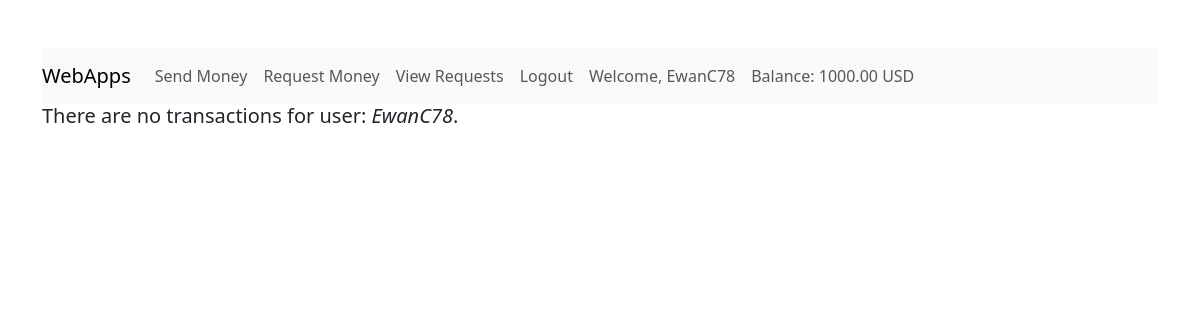
The app's page / (signed in), older data.
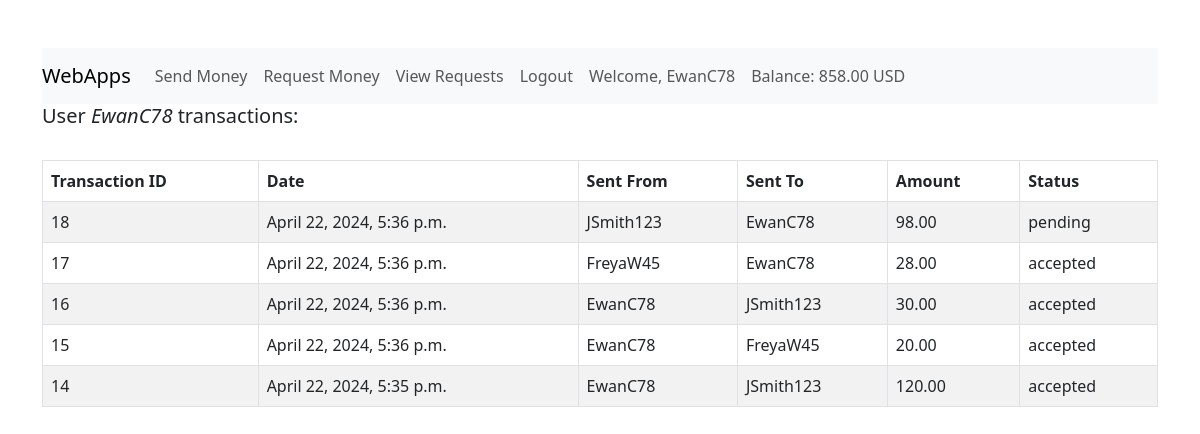
The same page, newer data.
### register/models.py (models this page shows, shortened)
class Accounts(models.Model):
    CURRENCY_CHOICES = (
        ('usd', 'USD'),
        ('gbp', 'GBP'),
        ('eur', 'EUR'),
    )
    username = models.ForeignKey(User, on_delete=models.CASCADE)
    amount = models.DecimalField(max_digits=10, decimal_places=2, default=1000)
    currency = models.CharField(max_length=3, choices=CURRENCY_CHOICES, null=False)

### payapp/models.py (models this page shows, shortened)
class Transactions(models.Model):
    STATE_CHOICES = (
        ('pending', 'Pending'),
        ('accepted', 'Accepted'),
        ('rejected', 'Rejected'),
    )
    user_sending = models.ForeignKey(User, related_name='sent_transactions', on_delete=models.CASCADE)
    user_receiving = models.ForeignKey(User, related_name='received_transactions', on_delete=models.CASCADE)
    state = models.CharField(max_length=10, choices=STATE_CHOICES, default="pending", null=False)
    transaction_date = models.DateTimeField(auto_now_add=True)
    amount = models.DecimalField(max_digits=10, decimal_places=2, null=False)

### register/views.py (the view)
# urls.py: path('', views.home, name="home"),
def home(request):
    if request.user.is_authenticated:
        transaction_list = Transactions.objects.select_related().filter(
            Q(user_sending_id=request.user) | Q(user_receiving_id=request.user)
        ).order_by('-transaction_date')
    else:
        transaction_list = []
    return render(request, "register/home.html", {"transaction_list": transaction_list})

### register/context_processors.py (called while the page is built)
def user_account(request):
    if request.user.is_authenticated:
        user_account1 = Accounts.objects.get(username=request.user)
        return {'user_account': user_account1}
    return {}

### templates/register/home.html (shortened to what this page needs)
{% extends 'baseweb.html' %}
{% block content %}
    {% if user.is_authenticated %}
        {% if transaction_list|length > 0 %}
            <h5>User <em>{{user.username}}</em> transactions:</h5>
            <br>
            <table class="table table-striped table-bordered">
                <thead>
                <tr>
                    <th>Transaction ID</th>
                    <th>Date</th>
                    <th>Sent From</th>
                    <th>Sent To</th>
                    <th>Amount</th>
                    <th>Status</th>
                </tr>
                </thead>
                <tbody>
                {% for cmnt in transaction_list %}
                    <tr>
                        <td>{{ cmnt.id }}</td>
                        <td>{{ cmnt.transaction_date }}</td>
                        <td>{{ cmnt.user_sending.username }}</td>
                        <td>{{ cmnt.user_receiving.username }}</td>
                        <td>{{ cmnt.amount }}</td>
                        <td>{{ cmnt.state }}</td>
                    </tr>
                {% endfor %}
                </tbody>
            </table>
        {% else %}
            <h5>There are no transactions for user: <em>{{user.username}}</em>.</h5>
        {% endif %}
    {% else %}
        <h5>PayApp Homepage.</h5>
    {% endif %}
{% endblock %}

### templates/baseweb.html (shortened to what this page needs)
<!DOCTYPE html>
<html lang="en">
{% load crispy_forms_tags %}
<head>
    <link href="https://cdn.jsdelivr.net/npm/bootstrap@5.3.0-alpha1/dist/css/bootstrap.min.css" rel="stylesheet">
</head>
<body>
<div class="container py-5">
    {% block nav %}{% include 'register/navbar.html' %}{% endblock nav %}
    {% block content %} {% endblock %}
</div>
</body>
</html>

### templates/register/navbar.html (shortened to what this page needs)
<nav class="navbar navbar-expand-lg navbar-light bg-light">
    <a class="navbar-brand" href="{% url 'home' %}">WebApps</a>
    <div class="collapse navbar-collapse" id="navbarText">
        <ul class="navbar-nav mr-auto">
            {% if user.is_authenticated %}
                <li class="nav-item">
                    <a class="nav-link" href="{% url 'send' %}">Send Money</a>
                </li>
                <li class="nav-item">
                    <a class="nav-link" href="{% url 'request' %}">Request Money</a>
                </li>
                <li class="nav-item">
                    <a class="nav-link" href="{% url 'pending' %}">View Requests</a>
                </li>
                <li class="nav-item">
                    <a class="nav-link" href={% url 'logout' %}>Logout</a>
                </li>
                <li class="nav-item">
                    <a class="nav-link" href="#">Welcome, {{user.username}}</a>
                </li>
                <li class="nav-item">
                    <a class="nav-link" href="#">Balance: {{user_account.amount}} {{user_account.currency|upper}}</a>
                </li>
            {% else %}
                <li class="nav-item">
                    <a class="nav-link" href={% url 'login' %}>Login</a>
                </li>
            {% endif %}
        </ul>
    </div>
</nav>

Row changes from the older to the newer data that the page shows:
changed Accounts "USD": amount "1000.00" → "858.00"
added Transactions: id "18", transaction_date "April 22, 2024, 5:36 p.m.", user_sending.username "JSmith123", user_receiving.username "EwanC78", amount "98.00", state "pending"
added Transactions: id "17", transaction_date "April 22, 2024, 5:36 p.m.", user_sending.username "FreyaW45", user_receiving.username "EwanC78", amount "28.00", state "accepted"
added Transactions: id "16", transaction_date "April 22, 2024, 5:36 p.m.", user_sending.username "EwanC78", user_receiving.username "JSmith123", amount "30.00", state "accepted"
added Transactions: id "15", transaction_date "April 22, 2024, 5:36 p.m.", user_sending.username "EwanC78", user_receiving.username "FreyaW45", amount "20.00", state "accepted"
added Transactions: id "14", transaction_date "April 22, 2024, 5:35 p.m.", user_sending.username "EwanC78", user_receiving.username "JSmith123", amount "120.00", state "accepted"
Text that changed along with them:
{{ user.username }}: (not shown) → "EwanC78"
{{ user.username }}: "EwanC78" → (not shown)
text no longer shown: "There are no transactions for user: ."
text now shown: "User transactions: Transaction ID Date Sent From Sent To Amount Status"
